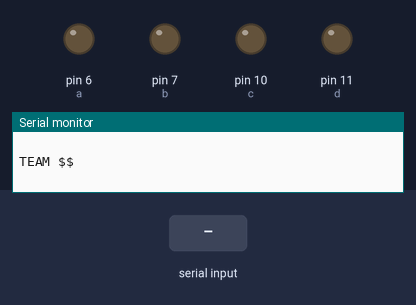
Recording of a sketch running on a simulated Arduino Uno, built with avr-gcc and run on an emulated ATmega328P. Parts: output pins drawn as LEDs (lit = HIGH), the last lines printed to the serial monitor. Inputs (shaded band) come from the test bench.

Above: at 1.2 s.
1.3 s: "i" received over Serial
At 2.3 s:
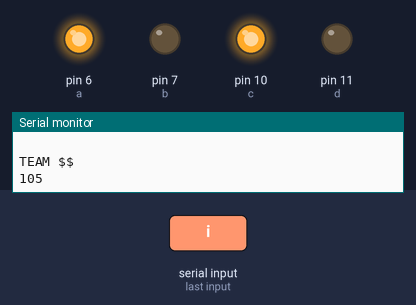
2.8 s: "l" received over Serial
At 3.8 s:
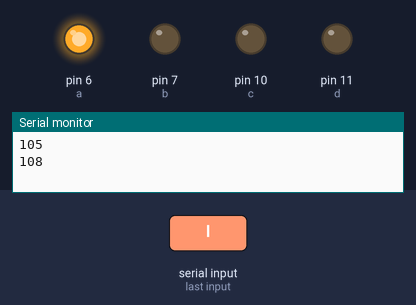
4.8 s: "j" received over Serial
At 6.5 s:
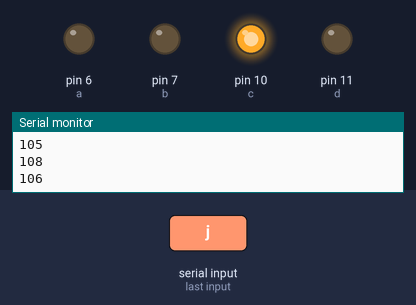
6.8 s: "k" received over Serial
At 8.1 s:
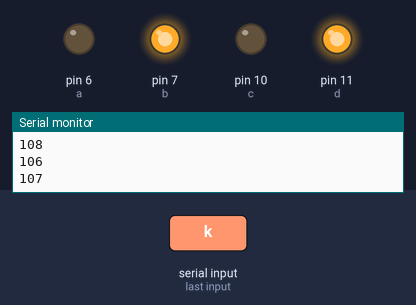
8.8 s: "1" received over Serial
At 9.6 s:
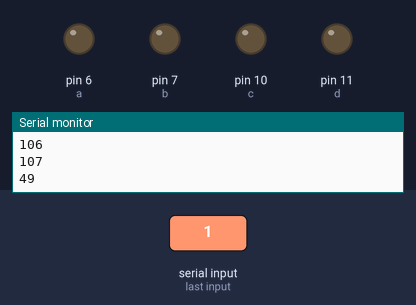
Timing chart, 0 to 11.8 s (numbered marks = the images above; inputs shaded):
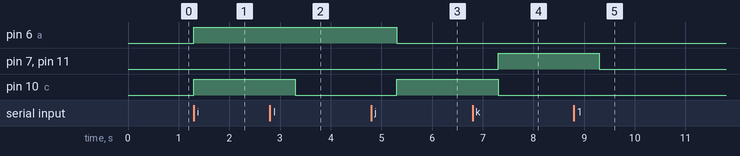

The sketch:

serial.ino
```cpp
int a=6, b=7 ,c=10, d=11 ,x=5,y=9;
int ch=0;//ports
void setup() {
  // put your setup code here, to run once:
  pinMode(a,OUTPUT);
  pinMode(b,OUTPUT);
  pinMode(c,OUTPUT);
  pinMode(d,OUTPUT);
 // pinMode(x,OUTPUT);
  //pinMode(y,OUTPUT);
  Serial.begin(9600);
  Serial.println("                                     Credence robotics presents");
  Serial.println();
  Serial.println("                                              TEAM $$");
}
void loop() {
  // put your main code here, to run repeatedly:
// digitalWrite(m,LOW); //buzzer

if (Serial.available()>0)
{
 ch=Serial.read();
 Serial.println(ch);
 if(ch=='i')
{
digitalWrite(a,HIGH); digitalWrite(b,LOW); digitalWrite(c,HIGH);digitalWrite(d,LOW);delay(2000); //forward
}
else if(ch=='l')
{
digitalWrite(a,HIGH); digitalWrite(b,LOW); digitalWrite(c,LOW);digitalWrite(d,LOW); delay(2000);//right
}
else if(ch=='j')
{
digitalWrite(a,LOW); digitalWrite(b,LOW); digitalWrite(c,HIGH);digitalWrite(d,LOW); delay(2000);//left
}
else if(ch=='k')
{
digitalWrite(a,LOW); digitalWrite(b,HIGH); digitalWrite(c,LOW);digitalWrite(d,HIGH); delay(2000);
  }
else
{
  digitalWrite(a,LOW); digitalWrite(b,LOW); digitalWrite(c,LOW);digitalWrite(d,LOW); //stop
}
}
}
```

Measured:
- after the input at 1.3 s, pin 6 (a), pin 10 (c): LOW → HIGH at once
- after the input at 2.8 s, pin 10 (c): HIGH → LOW after 0.50 s
- after the input at 4.8 s, pin 6 (a): HIGH → LOW after 0.50 s; pin 10 (c): LOW → HIGH after 0.50 s
- after the input at 6.8 s, pin 7 (b), pin 11 (d): LOW → HIGH after 0.50 s; pin 10 (c): HIGH → LOW after 0.50 s
- after the input at 8.8 s, pin 7 (b), pin 11 (d): HIGH → LOW after 0.50 s
